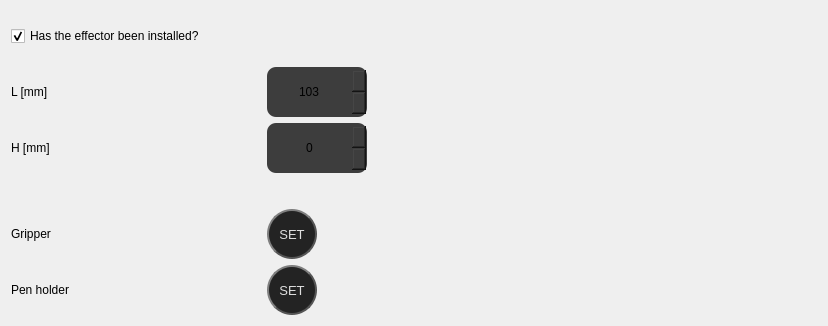
                   <widget class="QWidget" name="tab_kalibracja2">
                    <attribute name="title">
                     <string>Effector</string>
                    </attribute>
                    <layout class="QGridLayout" name="gridLayout_26">
                     <item row="1" column="1">
                      <widget class="QSpinBox" name="spinBox_kal2_ef">
                       <property name="minimumSize">
                        <size>
                         <width>100</width>
                         <height>50</height>
                        </size>
                       </property>
                       <property name="maximumSize">
                        <size>
                         <width>100</width>
                         <height>50</height>
                        </size>
                       </property>
                       <property name="styleSheet">
                        <string notr="true">QSpinBox {
    border-radius: 9px;  
	height: 18px;
	margin: 0px;
	background-color: rgb(61, 61, 61);
}
QSpinBox:hover {
    background-color: rgb(105, 180, 255);
}
QSpinBox:pressed {
    background-color: rgb(65, 130, 195);
}
</string>
                       </property>
                       <property name="alignment">
                        <set>Qt::AlignCenter</set>
                       </property>
                       <property name="minimum">
                        <number>0</number>
                       </property>
                       <property name="maximum">
                        <number>200</number>
                       </property>
                       <property name="value">
                        <number>103</number>
                       </property>
                      </widget>
                     </item>
                     <item row="2" column="1">
                      <widget class="QSpinBox" name="spinBox_kal2_ef_2">
                       <property name="minimumSize">
                        <size>
                         <width>100</width>
                         <height>50</height>
                        </size>
                       </property>
                       <property name="maximumSize">
                        <size>
                         <width>100</width>
                         <height>50</height>
                        </size>
                       </property>
                       <property name="toolTip">
                        <string>Max 50 mm</string>
                       </property>
                       <property name="styleSheet">
                        <string notr="true">QSpinBox {
    border-radius: 9px;  
	height: 18px;
	margin: 0px;
	background-color: rgb(61, 61, 61);
}
QSpinBox:hover {
    background-color: rgb(105, 180, 255);
}
QSpinBox:pressed {
    background-color: rgb(65, 130, 195);
}
</string>
                       </property>
                       <property name="alignment">
                        <set>Qt::AlignCenter</set>
                       </property>
                       <property name="minimum">
                        <number>0</number>
                       </property>
                       <property name="maximum">
                        <number>50</number>
                       </property>
                       <property name="value">
                        <number>0</number>
                       </property>
                      </widget>
                     </item>
                     <item row="9" column="0">
                      <widget class="QLabel" name="label_kal2_ef_4">
                       <property name="minimumSize">
                        <size>
                         <width>200</width>
                         <height>50</height>
                        </size>
                       </property>
                       <property name="maximumSize">
                        <size>
                         <width>250</width>
                         <height>50</height>
                        </size>
                       </property>
                       <property name="text">
                        <string>Pen holder</string>
                       </property>
                      </widget>
                     </item>
                     <item row="0" column="0" colspan="2" alignment="Qt::AlignTop">
                      <widget class="QCheckBox" name="checkBox_kal2_ef">
                       <property name="minimumSize">
                        <size>
                         <width>350</width>
                         <height>50</height>
                        </size>
                       </property>
                       <property name="maximumSize">
                        <size>
                         <width>350</width>
                         <height>50</height>
                        </size>
                       </property>
                       <property name="text">
                        <string>Has the effector been installed?</string>
                       </property>
                       <property name="checked">
                        <bool>true</bool>
                       </property>
                      </widget>
                     </item>
                     <item row="1" column="0">
                      <widget class="QLabel" name="label_kal2_ef">
                       <property name="minimumSize">
                        <size>
                         <width>200</width>
                         <height>50</height>
                        </size>
                       </property>
                       <property name="maximumSize">
                        <size>
                         <width>250</width>
                         <height>50</height>
                        </size>
                       </property>
                       <property name="text">
                        <string>L [mm]</string>
                       </property>
                      </widget>
                     </item>
                     <item row="2" column="0">
                      <widget class="QLabel" name="label_kal2_ef_2">
                       <property name="minimumSize">
                        <size>
                         <width>200</width>
                         <height>50</height>
                        </size>
                       </property>
                       <property name="maximumSize">
                        <size>
                         <width>250</width>
                         <height>50</height>
                        </size>
                       </property>
                       <property name="text">
                        <string>H [mm]</string>
                       </property>
                      </widget>
                     </item>
                     <item row="9" column="1">
                      <widget class="QPushButton" name="btn_kal2_set_2">
                       <property name="sizePolicy">
                        <sizepolicy hsizetype="Preferred" vsizetype="Preferred">
                         <horstretch>0</horstretch>
                         <verstretch>0</verstretch>
                        </sizepolicy>
                       </property>
                       <property name="minimumSize">
                        <size>
                         <width>50</width>
                         <height>50</height>
                        </size>
                       </property>
                       <property name="maximumSize">
                        <size>
                         <width>50</width>
                         <height>50</height>
                        </size>
                       </property>
                       <property name="font">
                        <font>
                         <family>Segoe UI</family>
                         <pointsize>10</pointsize>
                        </font>
                       </property>
                       <property name="toolTip">
                        <string>Pen holder dimensions</string>
                       </property>
                       <property name="layoutDirection">
                        <enum>Qt::LeftToRight</enum>
                       </property>
                       <property name="styleSheet">
                        <string notr="true">QPushButton {	
	color: rgb(222, 222, 222);
    border: 2px solid #555;
    border-radius: 25px;
    border-style: outset;
	background-color: rgb(35, 35, 35);
    padding: 5px;
}
QPushButton:hover {
	background-color: rgb(114, 255, 142);
}
QPushButton:pressed {	
	background-color: rgb(85, 170, 255);
}</string>
                       </property>
                       <property name="text">
                        <string>SET</string>
                       </property>
                       <property name="checkable">
                        <bool>true</bool>
                       </property>
                       <property name="checked">
                        <bool>true</bool>
                       </property>
                      </widget>
                     </item>
                     <item row="8" column="0">
                      <widget class="QLabel" name="label_kal2_ef_3">
                       <property name="minimumSize">
                        <size>
                         <width>200</width>
                         <height>50</height>
                        </size>
                       </property>
                       <property name="maximumSize">
                        <size>
                         <width>250</width>
                         <height>50</height>
                        </size>
                       </property>
                       <property name="text">
                        <string>Gripper</string>
                       </property>
                      </widget>
                     </item>
                     <item row="8" column="1">
                      <widget class="QPushButton" name="btn_kal2_set_1">
                       <property name="sizePolicy">
                        <sizepolicy hsizetype="Preferred" vsizetype="Preferred">
                         <horstretch>0</horstretch>
                         <verstretch>0</verstretch>
                        </sizepolicy>
                       </property>
                       <property name="minimumSize">
                        <size>
                         <width>50</width>
                         <height>50</height>
                        </size>
                       </property>
                       <property name="maximumSize">
                        <size>
                         <width>50</width>
                         <height>50</height>
                        </size>
                       </property>
                       <property name="font">
                        <font>
                         <family>Segoe UI</family>
                         <pointsize>10</pointsize>
                        </font>
                       </property>
                       <property name="toolTip">
                        <string>Gripper dimensions</string>
                       </property>
                       <property name="layoutDirection">
                        <enum>Qt::LeftToRight</enum>
                       </property>
                       <property name="styleSheet">
                        <string notr="true">QPushButton {	
	color: rgb(222, 222, 222);
    border: 2px solid #555;
    border-radius: 25px;
    border-style: outset;
	background-color: rgb(35, 35, 35);
    padding: 5px;
}
QPushButton:hover {
	background-color: rgb(114, 255, 142);
}
QPushButton:pressed {	
	background-color: rgb(85, 170, 255);
}</string>
                       </property>
                       <property name="text">
                        <string>SET</string>
                       </property>
                       <property name="checkable">
                        <bool>true</bool>
                       </property>
                       <property name="checked">
                        <bool>true</bool>
                       </property>
                      </widget>
                     </item>
                     <item row="0" column="2" rowspan="10">
                      <widget class="QLabel" name="label_kal_rys_2">
                       <property name="sizePolicy">
                        <sizepolicy hsizetype="Ignored" vsizetype="Preferred">
                         <horstretch>0</horstretch>
                         <verstretch>0</verstretch>
                        </sizepolicy>
                       </property>
                       <property name="minimumSize">
                        <size>
                         <width>450</width>
                         <height>300</height>
                        </size>
                       </property>
                       <property name="maximumSize">
                        <size>
                         <width>900</width>
                         <height>600</height>
                        </size>
                       </property>
                       <property name="styleSheet">
                        <string notr="true"/>
                       </property>
                       <property name="text">
                        <string/>
                       </property>
                       <property name="pixmap">
                        <pixmap resource="icons/icons.qrc">:/others/others/vis_calibration3.PNG</pixmap>
                       </property>
                       <property name="scaledContents">
                        <bool>true</bool>
                       </property>
                       <property name="alignment">
                        <set>Qt::AlignCenter</set>
                       </property>
                       <property name="margin">
                        <number>5</number>
                       </property>
                      </widget>
                     </item>
                    </layout>
                   </widget>
